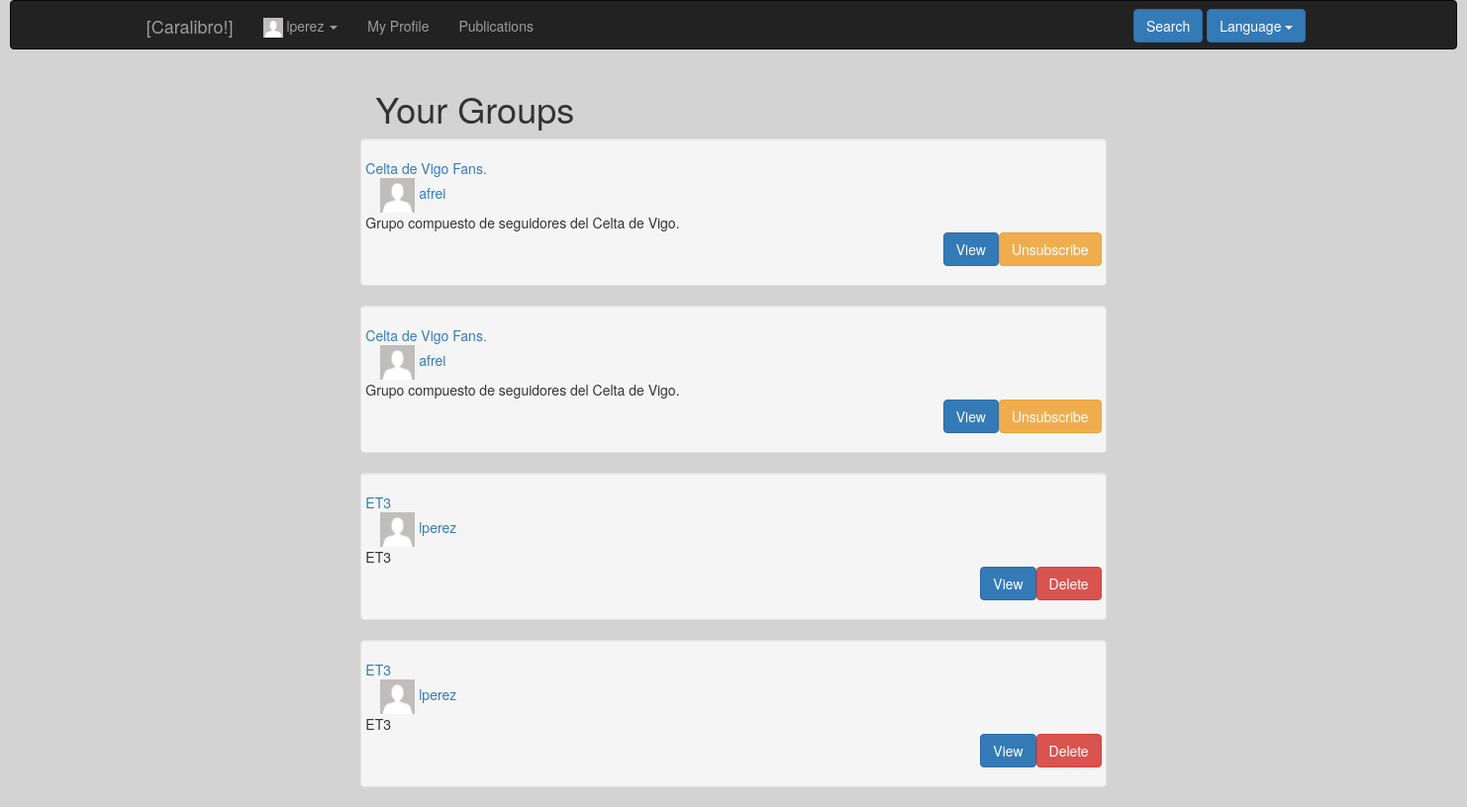
/index.php?controller=usergroup&action=showall&id=2 (signed in), run on the app's committed database.
### tables this page shows
CREATE TABLE IF NOT EXISTS `groupp` (
`id` int(11) NOT NULL,
  `name` varchar(255) NOT NULL,
  `description` text NOT NULL,
  `owner` int(11) NOT NULL,
  `private` tinyint(1) NOT NULL,
  `creationdate` date NOT NULL,
  `status` tinyint(1) NOT NULL
);

CREATE TABLE IF NOT EXISTS `user` (
`id` int(11) NOT NULL,
  `name` varchar(50) NOT NULL,
  `surname` varchar(100) NOT NULL,
  `email` varchar(100) NOT NULL,
  `phone` int(9) NOT NULL,
  `user` varchar(50) NOT NULL,
  `password` varchar(255) NOT NULL,
  `birthday` date NOT NULL,
  `address` varchar(100) NOT NULL,
  `status` tinyint(1) NOT NULL,
  `photo` varchar(255) DEFAULT NULL,
  `type` tinyint(1) NOT NULL,
  `private` tinyint(1) NOT NULL
);

### core/ViewManager.php (called while the page is built, shortened)
<?php
class ViewManager {
    private $variables = array();
    public function setVariable($varname, $value, $flash=false) {
        $this->variables[$varname] = $value;
    }
    public function getVariable($varname, $default=NULL) {
        if (!isset($this->variables[$varname])) {
            return $default;
        }
        return $this->variables[$varname];
    }
    public function render($controller, $viewname) {
        include(__DIR__."/../Views/$controller/$viewname.php");
    }
    private static $viewmanager_singleton = NULL;
    public static function getInstance() {
        if (self::$viewmanager_singleton == null) {
            self::$viewmanager_singleton = new ViewManager();
        }
        return self::$viewmanager_singleton;
    }
}

### Controllers/USERGROUP_Controller.php (called while the page is built, shortened)
<?php
require_once(__DIR__ . "/../core/ViewManager.php");
require_once(__DIR__ . "/../core/I18n.php");
require_once(__DIR__ . "/../Models/USERGROUP_Model.php");
class USERGROUP_Controller extends BaseController
{
    private $usergroupModel;
    public function __construct()
    {
        $this->usergroupModel = new USERGROUP_Model();
        $this->view->setLayout("base");
    }
    public function showall()
    {
        $userid = $_REQUEST["id"];
        $groups = $this->usergroupModel->showall($userid);
        $this->view->setVariable("groups", $groups);
        $this->view->render("usergroup", "USERGROUP_SHOWALL_Vista");
    }
}

### index.php (called while the page is built, shortened)
<?php
function run() {
    try{
        $controller = loadController($_GET["controller"]);
        $actionName = $_GET["action"];
        $controller->$actionName();
    } catch (Exception $ex) {
        die($ex->getMessage());
    }
}
function loadController($controllerName) {
    return new $controllerClassName();
}
run();
?>

### Views/messages/messages_es.php (called while the page is built)
<?php
  $i18n_messages =
  array(
  )
?>

### core/I18n.php (called while the page is built, shortened)
<?php
class I18n {
  private $messages;
  public function setLanguage($language) {
    $this->messages = $i18n_messages;
  }
  public function i18n($key) {
    if (isset($this->messages[$key])){
      return $this->messages[$key];
    }else{
      return $key;
    }
  }
  private static $i18n_singleton = null;
  public static function getInstance() {
    if (self::$i18n_singleton == NULL) {
      self::$i18n_singleton = new I18n();
    }
    return self::$i18n_singleton;
  }
}
function i18n($key) {
  return I18n::getInstance()->i18n($key);
}

### Models/Group.php (called while the page is built, shortened)
<?php
class Group
{
    private $id;
    private $name;
    private $description;
    private $owner;
    public function __construct($id = NULL, $name = NULL, $description = NULL, $owner = NULL, $private = NULL, $creationdate = NULL, $status = NULL)
    {
        $this->id           = $id;
        $this->name         = $name;
        $this->description  = $description;
        $this->owner        = $owner;
    }
    public function getID()
    {
        return $this->id;
    }
    public function getName()
    {
        return $this->name;
    }
    public function getDescription()
    {
        return $this->description;
    }
    public function getOwner()
    {
        return $this->owner;
    }
}
?>

### Models/USERGROUP_Model.php (called while the page is built, shortened)
<?php
require_once(__DIR__ . "/../core/PDOConnection.php");
require_once(__DIR__ . "/../Models/Group.php");
class USERGROUP_Model
{
    private $db;
    public function __construct()
    {
        $this->db = PDOConnection::getInstance();
    }
    public function showall($currentuserid, $add = 1)
    {
        $groups = array();
        $sql = $this->db->prepare("
            SELECT g.id as id,g.name as name,g.description as description ,g.owner as owner,g.private as private,g.creationdate as creationdate,g.status as status
            FROM groupp as g, usergroup as ug
            WHERE ug.member=? AND ug.status=?
            ORDER BY g.name");
        $sql->execute(array(
            $currentuserid,
            $add
        ));
        $groups_db = $sql->fetchAll(PDO::FETCH_ASSOC);
        foreach ($groups_db as $group) {
            array_push($groups, new Group($group["id"], $group["name"], $group["description"], $group["owner"], $group["private"], $group["creationdate"], $group["status"]));
        }
        return $groups;
    }
}

### core/PDOConnection.php (called while the page is built)
<?php
class PDOConnection {
    private static $dbhost = "127.0.0.1";
    private static $dbname = "ET3Grupo1";
    private static $dbuser = "ET3Grupo1";
    private static $dbpass = "ET3Grupo1";
    private static $db_singleton = null;
    public static function getInstance() {
        if (self::$db_singleton == null) {
            self::$db_singleton = new PDO(
                "mysql:host=".self::$dbhost.";dbname=".self::$dbname.";charset=utf8",
                self::$dbuser,
                self::$dbpass,
                array(
                    PDO::ATTR_EMULATE_PREPARES => false,
                    PDO::ATTR_ERRMODE => PDO::ERRMODE_EXCEPTION
                )
            );
        }
        return self::$db_singleton;
    }
}
?>

### Models/USER_Model.php (called while the page is built, shortened)
<?php
require_once(__DIR__."/../core/PDOConnection.php");
class USER_Model {
    private $db;
    public function __construct()
    {
        $this->db = PDOConnection::getInstance();
    }
    public function showcurrent($userID)
    {
        $sql = $this->db->prepare("SELECT * FROM user WHERE id=?");
        $sql->execute(array($userID));
        $user = $sql->fetch(PDO::FETCH_ASSOC);
        if($user != NULL) {
            return new User($user["id"], $user["user"], $user["name"], $user["surname"], $user["email"],
                                        $user["phone"], $user["birthday"], $user["address"], $user["status"],
                                        $user["photo"], $user["type"], $user["private"]);
        } else {
            return NULL;
        }
    }
}

### Models/User.php (called while the page is built, shortened)
<?php
class User {
    private $id;
    private $user;
    private $photo;
    public function __construct($id=NULL, $user=NULL, $name=NULL, $surname=NULL, $email=NULL, $phone=NULL,
                                $birthday=NULL, $address=NULL, $status=1, $photo=NULL, $type=0,
                                $private=0, $password=NULL)
    {
     $this->id = $id;
     $this->user = $user;
     $this->photo = $photo;
    }
    public function getID() {
        return $this->id;
    }
    public function setID($id) {
        $this->id = $id;
    }
    public function getUser() {
        return $this->user;
    }
    public function getPhoto() {
        return $this->photo;
    }
}

### Views/usergroup/USERGROUP_SHOWALL_Vista.php (the view, shortened to what this page needs)
<?php
require_once(__DIR__."/../../core/ViewManager.php");
require_once(__DIR__."/../../Models/USER_Model.php");
$view = ViewManager::getInstance();
$currentuserid = $view->getVariable("currentuserid");
$errors = $view->getVariable("errors");
$groups = $view->getVariable("groups");
$umapper = new USER_Model();
?>
<?php print_r($errors) ?>
 	<div class="col-md-8 col-md-offset-2">
 		<div class="row">
 			<div class="col-md-3">
	 			<div class="container">
	 				<h1 class="heading"><?= i18n("Your Groups") ?></h1>
	 			</div>
 			</div>
 		</div>
		<?php foreach ($groups as $group): ?>
				<div class="well">
		 			<div class="row">
		 				<a href="index.php?controller=group&action=showcurrent&id=<?= $group->getID()  ?>"><?= $group->getName()?></a>
		 			</div>
		 			<div class="">
		 				<a href="index.php?controller=user&action=showcurrent&id=<?= $group->getOwner()  ?>">
		 				<?php $owner = $umapper->showcurrent($group->getOwner())?>
		 				<?php if ($owner->getPhoto() != NULL): ?>
		 					<img class="smallPhoto" src="media/profileImages/<?=$owner->getPhoto() ?>" alt="">
		 				<?php else: ?>
		 					<img class="smallPhoto" src="media/profileImages/default.png" alt="">
		 				<?php endif ?>
		 				<?= $owner->getUser(); ?></a>
		 			</div>
		 			<div class="row">
		 				<?= $group->getDescription() ?>
		 			</div>
		 			<div class="row">
		 			<?php if ($owner->getID() == $currentuserid): ?>
		 				<div class="pull-right">
			 				<a href="index.php?controller=group&action=delete&id=<?= $group->getID()  ?>">
			 					<button class="btn btn-danger"><?= i18n("Delete") ?></button>
			 				</a>
			 			</div>
			 		<?php else: ?>
			 			<div class="pull-right">
			 				<form action="index.php?controller=usergroup&action=delete" method="post">
			 					<button type="submit" name="id" value="<?=$group->getID() ?>"	 class="btn btn-warning"><?= i18n("Unsubscribe") ?></button>
			 				</form>
			 			</div>
		 			<?php endif ?>
		 				<div class="pull-right">
			 				<a href="index.php?controller=group&action=showcurrent&id=<?= $group->getID()  ?>">
			 					<button class="btn btn-primary"><?= i18n("View") ?></button>
			 				</a>
			 			</div>
		 			</div>
		 		</div>
		<?php endforeach ?>
 	</div>

### css/style.css (style rules this page uses)
body { background-color: #d3d3d3; }
.smallPhoto { height: 35px; width: 35px; }

### data on the page
groupp: name "Celta de Vigo Fans.", owner.user "afrei", description "Grupo compuesto de seguidores del Celta de Vigo.", $group->getID() 2 (drawn)
groupp: name "ET3", owner.user "lperez", description "ET3"

### other printed values
$currentuser "lperez"
i18n("My Profile") "My Profile"
i18n("Publications") "Publications"
i18n("Search") "Search"
i18n("Language") "Language"
i18n("Your Groups") "Your Groups"
